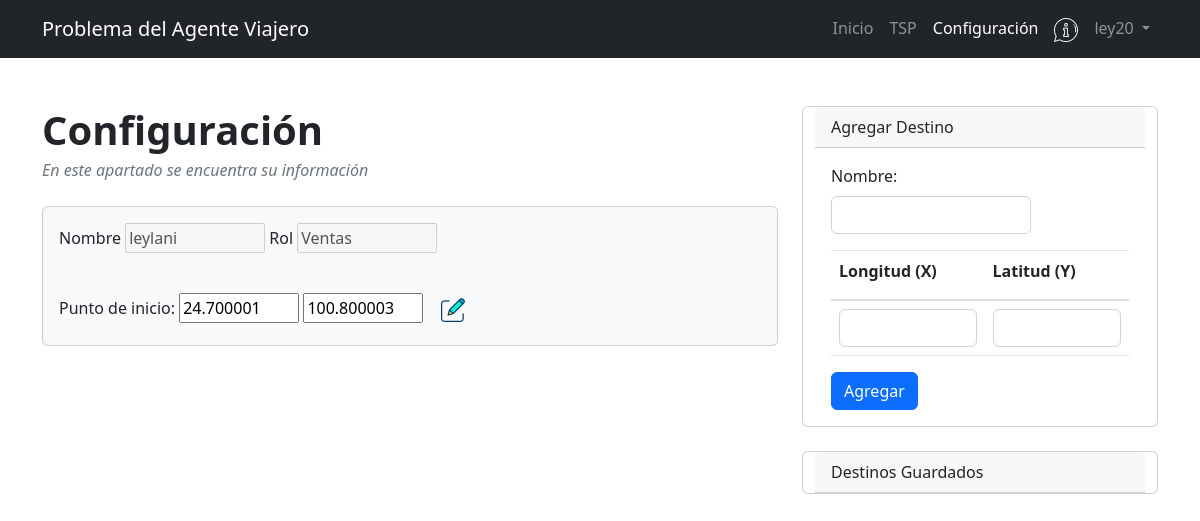
The app's page /Vista/configuracion.php (signed in), older data.
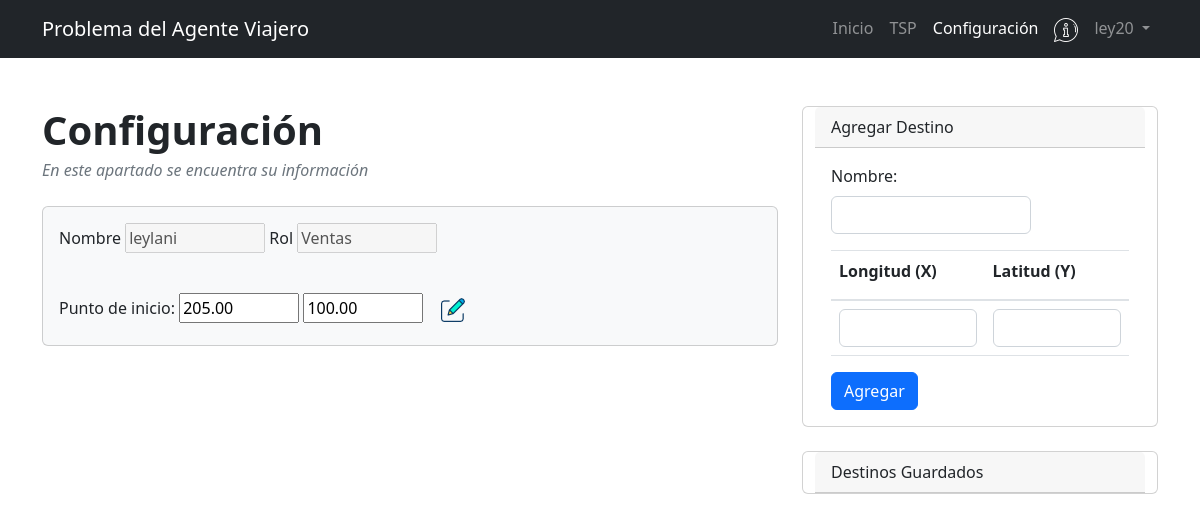
The same page, newer data.
### tables this page shows
CREATE TABLE `usuarios` (
  `id_usuario` int(11) NOT NULL,
  `usuario` varchar(20) NOT NULL,
  `nombre` varchar(20) NOT NULL,
  `contrasena` int(10) NOT NULL,
  `rol` varchar(20) NOT NULL,
  `latitud` float(10,2) DEFAULT NULL,
  `longitud` float(10,2) DEFAULT NULL
);

### Vista/user_menu.php (called while the page is built, shortened)
<?php
    $servername = "localhost";
    $username = "root";
    $password = "";
    $dbname = "ia_bbdd";
    $conn = new mysqli($servername, $username, $password, $dbname);
    if (isset($_SESSION["username"])) {
    $username = $_SESSION["username"];
    $sql = "SELECT nombre, latitud, longitud, rol FROM usuarios WHERE usuario = '$username'";
    $result = mysqli_query($conn, $sql);
    if (mysqli_num_rows($result) == 1) {
        $row = mysqli_fetch_assoc($result);
        $nombre = $row["nombre"];
        $latitud = $row["latitud"];
        $longitud = $row["longitud"];
        $rol = $row["rol"];
    } else {
        echo "No se encontraron las coordenadas del usuario.";
    }
    } else {
    echo "Debes iniciar sesión primero.";
    }
?>

### Vista/configuracion.php (the view, shortened to what this page needs)
<?php include('user_menu.php');
?>
<!DOCTYPE html>
<html lang="en">
    <head>
        <link rel="stylesheet" href="https://stackpath.bootstrapcdn.com/bootstrap/4.3.1/css/bootstrap.min.css">
        <link href="../css/styles.css" rel="stylesheet" />
        <link href="../css/style_grafica.css" rel="stylesheet" />
    </head>
    <body>
        <nav class="navbar navbar-expand-lg navbar-dark bg-dark">
            <div class="container">
                <a class="navbar-brand" href="#!">Problema del Agente Viajero</a>
                <div class="collapse navbar-collapse" id="navbarSupportedContent">
                    <ul class="navbar-nav ms-auto mb-2 mb-lg-0">
                        <li class="nav-item"><a class="nav-link" href="#">Inicio</a></li>
                        <li class="nav-item"><a class="nav-link" aria-current="page" href="TSP.php">TSP</a></li>
                        <li class="nav-item"><a class="nav-link active" aria-current="page" href="configuracion.php">Configuración</a></li>
                        <li class="nav-item"><a class="nav-link" href="info.php"><img src="../assets/img/info_d.png"></a></li>
                        <li class="nav-item dropdown">
                            <a class="nav-link dropdown-toggle" href="#" id="navbarDropdown" role="button" data-toggle="dropdown" aria-haspopup="true" aria-expanded="false">
                                <?php echo $username; ?>
                            </a>
                        </li>
                    </ul>
                </div>
            </div>
        </nav>
        <div class="container mt-5">
            <div class="row">
                <div class="col-lg-8">
                    <article>
                        <header class="mb-4">
                            <h1 class="fw-bolder mb-1">Configuración</h1>
                            <div class="text-muted fst-italic mb-2">En este apartado se encuentra su información</div>
                        </header>
                    </article>
                    <section class="mb-5">
                        <div class="card bg-light">
                            <div class="card-body">
                                <Label>Nombre</Label>
                                <input type="text" name="Nombre" id="Nombre" value="<?php echo $nombre; ?>" disabled style="width: 140px;">
                                <Label>Rol</Label>
                                <input type="text" name="Rol" id="Rol" value="<?php echo $rol; ?>" disabled style="width: 140px;">
                            </div>
                            <div class="card-body">
                                <Label>Punto de inicio: </Label>
                                <input type="number" name="CoordenadaX" id="CoordenadaX" value="<?php echo $longitud; ?>" style="width: 120px;">
                                <input type="number" name="CoordenadaY" id="CoordenadaY" value="<?php echo $latitud; ?>" style="width: 120px;">
                                <button class='btn btn-update' onclick="actualizarDatos()"> <img src='../assets/img/editar.png' alt='Editar'></button>
                            </div>
                        </div>
                    </section>
                </div>
                <div class="col-lg-4">
                    <div class="container">
                        <div class="row">
                        <div class="card mb-4">
                                <div class="card-header">Agregar Destino</div>
                                    <div class="card-body">
                                        <form id="formulario-destino">
                                            <div class="form-group">
                                                <label for="nombre">Nombre:</label>
                                                <input type="text" class="form-control" id="nombre" name="nombre" required style="width:200px;">
                                            </div>
                                            <table class="table">
                                                <thead>
                                                    <tr>
                                                        <th><label for="latitud">Longitud (X)</label></th>
                                                        <th><label for="longitud">Latitud (Y)</label></th>
                                                    </tr>
                                                </thead>
                                                <tbody >
                                                    <td><input type="number" class="form-control" id="latitud" name="latitud" step="0.000001" required></td>
                                                    <td><input type="number" class="form-control" id="longitud" name="longitud" step="0.000001" required></td>
                                                </tbody>
                                        </table>
                                            <button type="submit" class="btn btn-primary">Agregar</button>
                                        </form>
                                    </div>
                            </div>
                            <div class="card mb-4">
                                <div class="card-header" onclick="mostrarBody()">Destinos Guardados</div>
                            </div>
                        </div>
                    </div>
                </div>
        </div>
    </body>
</html>

Row changes from the older to the newer data that the page shows:
changed usuarios "leylani": CoordenadaX "24.700001" → "205.00"; CoordenadaY "100.800003" → "100.00"
